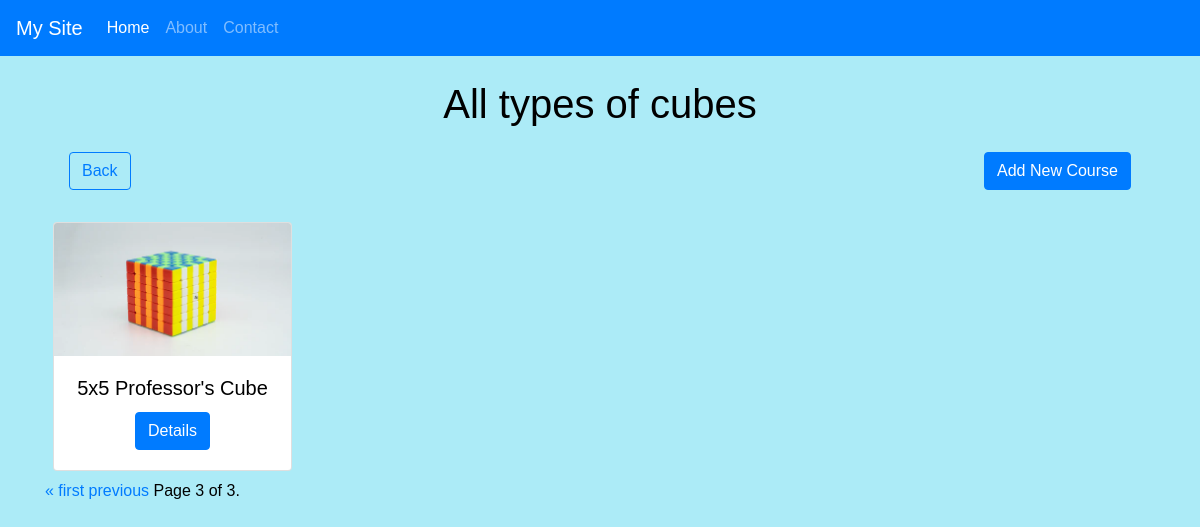
/course/?page=3, run on an earlier commit of the app's database.
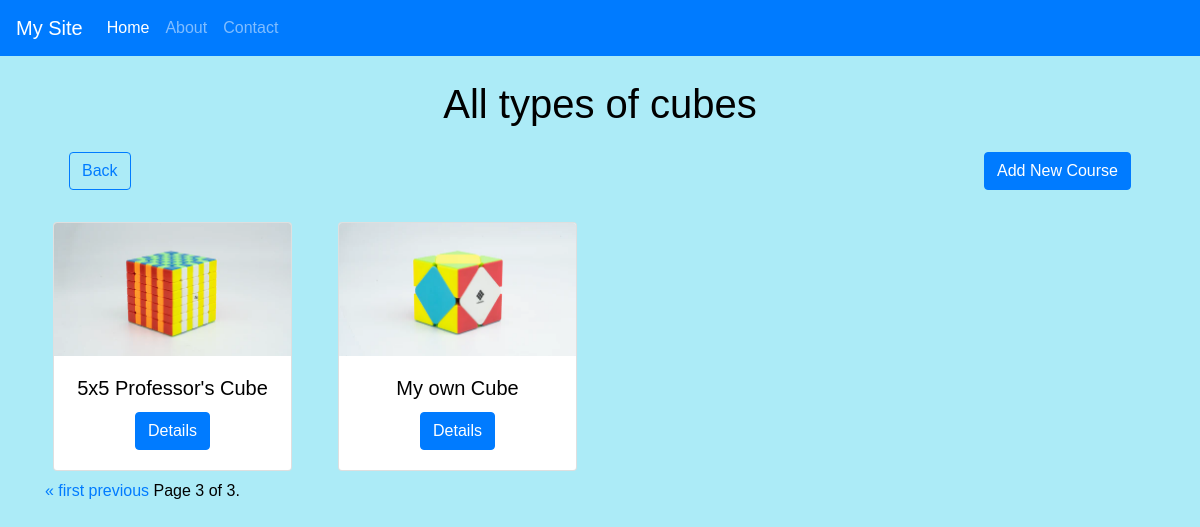
And on a later commit of the database.
### course/models.py (models this page shows, shortened)
class Courses(models.Model):
    LEVELS = [
        ('Beginner', 'Beginner'),
        ('Intermediate', 'Intermediate'),
        ('Adavance', 'Adavance')
    ]
    MODES = [
        ('Online', 'Online'),
        ('Offline', 'Offline')
    ]
    image = models.ImageField(upload_to='cubes/')
    name = models.CharField(max_length=100, null=False)
    price = models.PositiveIntegerField(null=False)
    level = models.CharField(max_length=100, choices=LEVELS)
    duration = models.PositiveIntegerField()
    mode = models.CharField(max_length=50,choices=MODES)
    description = models.TextField(default='')

### course/views/course.py (the view)
# urls.py: path('', course.list_courses, name='courses'),
def list_courses(request):
    courses = Courses.objects.all()
    paginator = Paginator(courses, 4)
    page_number = request.GET.get('page')
    page_obj = paginator.get_page(page_number)
    return render(request, 'courses.html', {'page_obj': page_obj})

### course/templates/courses.html (shortened to what this page needs)
{% extends "layout.html" %}
{% block content %}
<h1>All types of cubes</h1>
<div class="d-flex m-4 justify-content-between">
    <a href={% url "home" %} class="btn btn-outline-primary">Back</a>
    <a href={% url "add_course" %} class="btn btn-primary">Add New Course</a>
</div>
<div class='row'>
    {% for course in page_obj %}
        <div class="col-sm-6 col-md-4 col-lg-3">
            <div class="card m-2">
                <img src={{course.image.url}} class="card-img-top" alt="...">
                <div class="card-body">
                    <h5 class="card-title">{{course.name}}</h5>
                    <a href={% url "course" course.id %} class="btn btn-primary">Details</a>
                </div>
            </div>
        </div>
        {% empty %}
        <p>No courses available.</p>
    {% endfor %}
</div>
<div class="pagination">
    <span class="step-links">
        {% if page_obj.has_previous %}
            <a href="?page=1">&laquo; first</a>
            <a href="?page={{ page_obj.previous_page_number }}">previous</a>
        {% endif %}
        <span class="current">
            Page {{ page_obj.number }} of {{ page_obj.paginator.num_pages }}.
        </span>
    </span>
</div>
{% endblock %}

What changed in the data, as far as the page shows it:
added Courses: image (picture), name "My own Cube"
